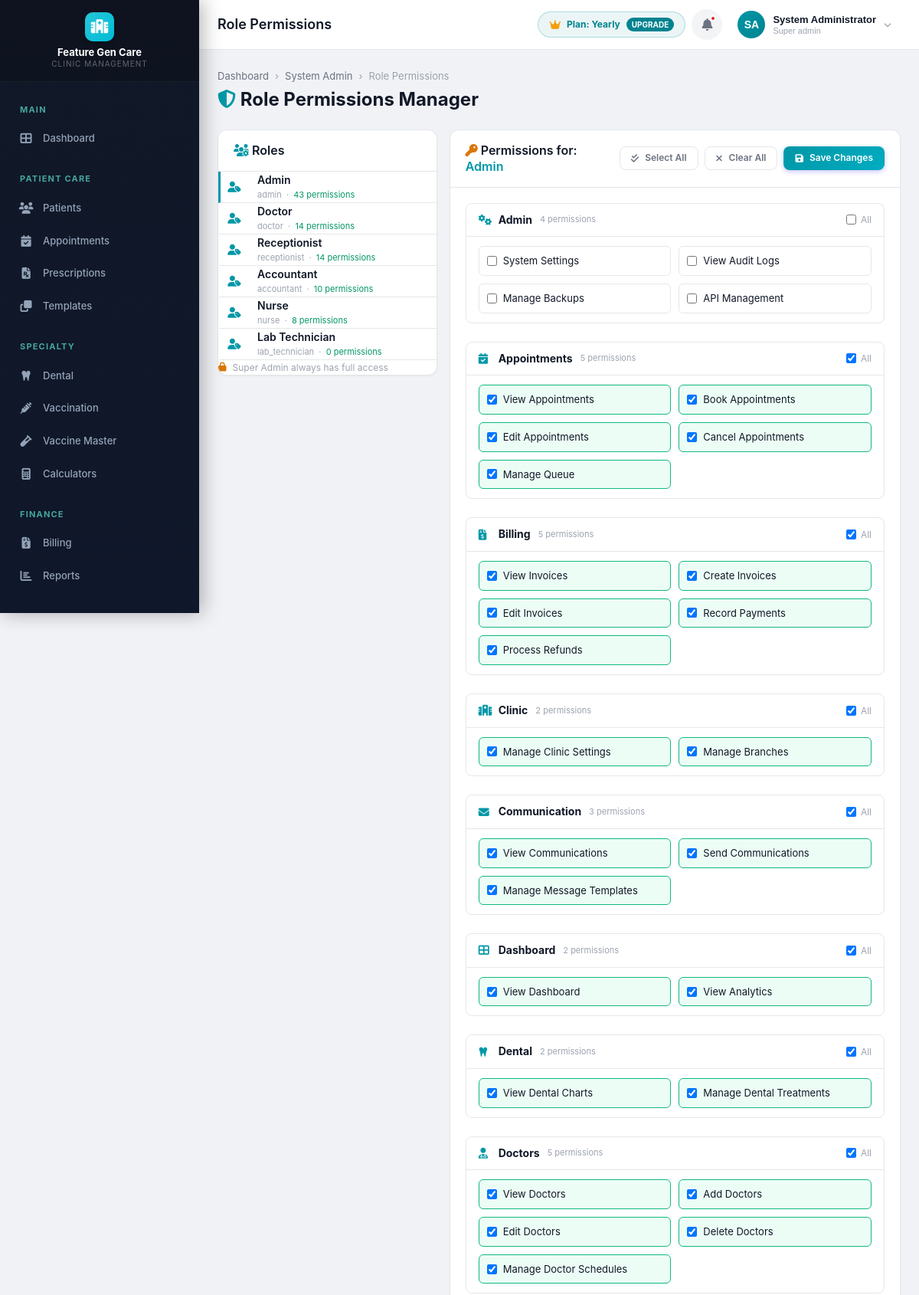
The app's page /modules/admin/roles.php (signed in, upper part) with its own data.
### tables this page shows
CREATE TABLE IF NOT EXISTS clinics (
    id INT AUTO_INCREMENT PRIMARY KEY,
    name VARCHAR(200) NOT NULL,
    tagline VARCHAR(300) DEFAULT NULL,
    logo VARCHAR(500) DEFAULT NULL,
    email VARCHAR(150) DEFAULT NULL,
    phone VARCHAR(20) DEFAULT NULL,
    alt_phone VARCHAR(20) DEFAULT NULL,
    website VARCHAR(200) DEFAULT NULL,
    address TEXT DEFAULT NULL,
    city VARCHAR(100) DEFAULT NULL,
    state VARCHAR(100) DEFAULT NULL,
    pincode VARCHAR(10) DEFAULT NULL,
    country VARCHAR(100) DEFAULT 'India',
    registration_no VARCHAR(100) DEFAULT NULL,
    gst_number VARCHAR(20) DEFAULT NULL,
    pan_number VARCHAR(20) DEFAULT NULL,
    primary_color VARCHAR(10) DEFAULT '#4F46E5',
    secondary_color VARCHAR(10) DEFAULT '#7C3AED',
    currency_symbol VARCHAR(5) DEFAULT '₹',
    date_format VARCHAR(20) DEFAULT 'd/m/Y',
    time_format VARCHAR(10) DEFAULT '12h',
    timezone VARCHAR(50) DEFAULT 'Asia/Kolkata',
    prescription_header TEXT DEFAULT NULL,
    prescription_footer TEXT DEFAULT NULL,
    invoice_header TEXT DEFAULT NULL,
    invoice_footer TEXT DEFAULT NULL,
    invoice_prefix VARCHAR(10) DEFAULT 'INV',
    invoice_start_no INT DEFAULT 1,
    patient_id_prefix VARCHAR(10) DEFAULT 'PT',
    patient_id_start_no INT DEFAULT 1000,
    is_active TINYINT(1) DEFAULT 1,
    created_at TIMESTAMP DEFAULT CURRENT_TIMESTAMP,
    updated_at TIMESTAMP DEFAULT CURRENT_TIMESTAMP ON UPDATE CURRENT_TIMESTAMP
);

CREATE TABLE IF NOT EXISTS tenants (
    id INT AUTO_INCREMENT PRIMARY KEY,
    clinic_name VARCHAR(200) NOT NULL,
    subdomain VARCHAR(100) NOT NULL UNIQUE,
    db_host VARCHAR(100) NOT NULL DEFAULT 'localhost',
    db_name VARCHAR(100) NOT NULL UNIQUE,
    db_user VARCHAR(100) NOT NULL,
    db_password VARCHAR(255) NOT NULL,
    status ENUM('active', 'suspended', 'pending') DEFAULT 'active',
    
     
    plan_type ENUM('trial', 'monthly', 'yearly', 'one_time', 'custom') DEFAULT 'trial',
    billing_cycle ENUM('trial', 'monthly', 'yearly', 'one_time') DEFAULT 'trial',
    max_doctors INT DEFAULT 2 COMMENT 'Doctor quota: 0 = unlimited',
    trial_ends_at DATETIME NULL,
    subscription_starts_at DATETIME NULL,
    subscription_ends_at DATETIME NULL COMMENT 'NULL indicates lifetime/perpetual license',
    is_lifetime TINYINT(1) DEFAULT 0,
    bonus_months INT DEFAULT 0 COMMENT 'Negotiated bonus months (e.g. +2 on yearly)',
    plan_amount DECIMAL(10,2) DEFAULT 0.00,
    currency VARCHAR(10) DEFAULT 'INR',
    subscription_status ENUM('trial', 'active', 'expired', 'grace_period', 'suspended') DEFAULT 'trial',
    
    created_at TIMESTAMP DEFAULT CURRENT_TIMESTAMP,
    updated_at TIMESTAMP DEFAULT CURRENT_TIMESTAMP ON UPDATE CURRENT_TIMESTAMP,
    INDEX idx_subdomain (subdomain),
    INDEX idx_status (status),
    INDEX idx_sub_status (subscription_status)
);

CREATE TABLE IF NOT EXISTS roles (
    id INT AUTO_INCREMENT PRIMARY KEY,
    name VARCHAR(50) NOT NULL UNIQUE,
    display_name VARCHAR(100) NOT NULL,
    description TEXT DEFAULT NULL,
    is_system TINYINT(1) DEFAULT 0,
    is_active TINYINT(1) DEFAULT 1,
    created_at TIMESTAMP DEFAULT CURRENT_TIMESTAMP,
    updated_at TIMESTAMP DEFAULT CURRENT_TIMESTAMP ON UPDATE CURRENT_TIMESTAMP
);

CREATE TABLE IF NOT EXISTS permissions (
    id INT AUTO_INCREMENT PRIMARY KEY,
    module VARCHAR(50) NOT NULL,
    name VARCHAR(100) NOT NULL UNIQUE,
    display_name VARCHAR(150) NOT NULL,
    description TEXT DEFAULT NULL,
    created_at TIMESTAMP DEFAULT CURRENT_TIMESTAMP
);

### modules/admin/roles.php (the view, shortened to what the rows shown need)
<?php
require_once dirname(dirname(__DIR__)) . '/config/session.php';
$clinicId = getCurrentClinicId();
$pageTitle = 'Role Permissions';
require_once dirname(dirname(__DIR__)) . '/includes/header.php';
$roles = $db->fetchAll("SELECT id, name, display_name, is_system FROM roles WHERE is_active = 1 AND name != 'super_admin' ORDER BY id");
$allPerms = $db->fetchAll("SELECT id, module, name, display_name FROM permissions ORDER BY module, id");
$permsByModule = [];
foreach ($allPerms as $p) {
    $permsByModule[$p['module']][] = $p;
}
$rolePermsRaw = $db->fetchAll("SELECT role_id, permission_id FROM role_permissions");
$rolePermsMap = [];
foreach ($rolePermsRaw as $rp) {
    $rolePermsMap[$rp['role_id']][$rp['permission_id']] = true;
}
$selectedRoleId = intval($_GET['role_id'] ?? ($roles[0]['id'] ?? 0));
$selectedRole = null;
foreach ($roles as $r) {
    if ($r['id'] == $selectedRoleId) { $selectedRole = $r; break; }
}
?>
<div class="content-header">
    <div>
        <h1><i class="fas fa-shield-alt" style="color: var(--primary);"></i> Role Permissions Manager</h1>
    </div>
</div>
<div class="grid-3 gap-24">
    <div>
        <div class="card">
            <div class="card-body p-0">
                <?php foreach ($roles as $role): ?>
                <a href="?role_id=<?= $role['id'] ?>"
                   class="d-flex align-center gap-12 p-12"
                   style="border-bottom: 1px solid var(--border-color); text-decoration: none; cursor: pointer;
                          background: <?= $role['id'] == $selectedRoleId ? 'var(--primary-bg)' : 'transparent' ?>;
                          border-left: 3px solid <?= $role['id'] == $selectedRoleId ? 'var(--primary)' : 'transparent' ?>;">
                    <div style="width: 36px; height: 36px; border-radius: 50%; background: var(--primary-bg); display:flex; align-items:center; justify-content:center; flex-shrink:0;">
                        <i class="fas fa-user-tag" style="color: var(--primary); font-size: 14px;"></i>
                    </div>
                    <div>
                        <div style="font-weight: 600; color: var(--text-primary); font-size: 14px;"><?= sanitizeOutput($role['display_name']) ?></div>
                        <div style="font-size: 11px; color: var(--text-muted);"><?= sanitizeOutput($role['name']) ?>
                            <?php $cnt = count($rolePermsMap[$role['id']] ?? []); ?>
                            &nbsp;·&nbsp; <span style="color: var(--success);"><?= $cnt ?> permission<?= $cnt != 1 ? 's' : '' ?></span>
                        </div>
                    </div>
                </a>
                <?php endforeach; ?>
            </div>
        </div>
    </div>
    <div style="grid-column: span 2;">
        <?php if ($selectedRole): ?>
        <div class="card">
            <div class="card-header" style="justify-content: space-between;">
                <h3>
                    <i class="fas fa-key" style="color: var(--warning);"></i>
                    Permissions for: <span style="color: var(--primary);"><?= sanitizeOutput($selectedRole['display_name']) ?></span>
                </h3>
                <div class="d-flex gap-8 align-center">
                    <button type="button" class="btn btn-sm btn-outline" onclick="toggleAll(true)">
                        <i class="fas fa-check-double"></i> Select All
                    </button>
                    <button type="button" class="btn btn-sm btn-outline" onclick="toggleAll(false)">
                        <i class="fas fa-times"></i> Clear All
                    </button>
                    <button type="button" class="btn btn-sm btn-primary" onclick="savePermissions()" id="saveBtn">
                        <i class="fas fa-save"></i> Save Changes
                    </button>
                </div>
            </div>
            <div class="card-body">
                <form id="permForm">
                    <?php foreach ($permsByModule as $module => $perms): ?>
                    <div class="mb-24" style="border: 1px solid var(--border-color); border-radius: 8px; overflow: hidden;">
                        <div style="background: var(--bg-secondary); padding: 10px 16px; display: flex; align-items: center; justify-content: space-between; border-bottom: 1px solid var(--border-color);">
                            <div style="display: flex; align-items: center; gap: 10px;">
                                <i class="fas <?= moduleIcon($module) ?>" style="color: var(--primary); width: 16px;"></i>
                                <strong style="text-transform: capitalize; font-size: 14px;"><?= ucfirst($module) ?></strong>
                                <span style="font-size: 11px; color: var(--text-muted);"><?= count($perms) ?> permissions</span>
                            </div>
                            <label style="display: flex; align-items: center; gap: 6px; cursor: pointer; font-size: 12px; color: var(--text-muted);">
                                <input type="checkbox" class="module-toggle" data-module="<?= $module ?>"
                                       onchange="toggleModule('<?= $module ?>', this.checked)"
                                       <?= allModuleChecked($module, $perms, $rolePermsMap[$selectedRoleId] ?? []) ? 'checked' : '' ?>>
                                All
                            </label>
                        </div>
                        <div style="padding: 12px 16px; display: grid; grid-template-columns: repeat(auto-fill, minmax(220px, 1fr)); gap: 10px;">
                            <?php foreach ($perms as $perm): ?>
                            <?php $checked = isset($rolePermsMap[$selectedRoleId][$perm['id']]); ?>
                            <label class="perm-item" data-module="<?= $module ?>"
                                   style="display: flex; align-items: center; gap: 8px; cursor: pointer;
                                          background: <?= $checked ? 'var(--success-bg, #f0fdf4)' : 'transparent' ?>;
                                          border: 1px solid <?= $checked ? 'var(--success-light, #86efac)' : 'var(--border-color)' ?>;
                                          border-radius: 6px; padding: 8px 10px; transition: all 0.2s; font-size: 13px;">
                                <input type="checkbox" name="permission_ids[]"
                                       value="<?= $perm['id'] ?>"
                                       class="perm-checkbox" data-module="<?= $module ?>"
                                       onchange="onPermChange(this)"
                                       <?= $checked ? 'checked' : '' ?>>
                                <span><?= sanitizeOutput($perm['display_name']) ?></span>
                            </label>
                            <?php endforeach; ?>
                        </div>
                    </div>
                    <?php endforeach; ?>
                </form>
            </div>
        </div>
        <?php endif; ?>
    </div>
</div>
<?php
function moduleIcon($module) {
    $icons = [
        'dashboard'     => 'fa-th-large',
        'clinic'        => 'fa-hospital',
        'doctors'       => 'fa-user-md',
        'staff'         => 'fa-id-badge',
        'patients'      => 'fa-users',
        'appointments'  => 'fa-calendar-check',
        'prescriptions' => 'fa-file-prescription',
        'billing'       => 'fa-file-invoice-dollar',
        'reports'       => 'fa-chart-bar',
        'dental'        => 'fa-tooth',
        'vaccination'   => 'fa-syringe',
        'communication' => 'fa-envelope',
        'admin'         => 'fa-cogs',
    ];
    return $icons[$module] ?? 'fa-circle';
}
function allModuleChecked($module, $perms, $rolePerms) {
    foreach ($perms as $p) {
        if (!isset($rolePerms[$p['id']])) return false;
    }
    return true;
}
require_once INCLUDES_PATH . '/footer.php';
?>

### includes/header.php (shortened to what the rows shown need)
<!DOCTYPE html>
<html lang="en">
<head>
    <link rel="stylesheet" href="<?= ASSETS_URL ?>/css/style.css?v=2.1">
    <link rel="stylesheet" href="https://cdnjs.cloudflare.com/ajax/libs/font-awesome/6.5.0/css/all.min.css">
</head>
<body>
<div class="app-wrapper">
    <?php include __DIR__ . '/sidebar.php'; ?>
    <div class="main-content">
        <header class="header">
            <div class="header-left">
                <?php if (isset($pageTitle)): ?>
                <h2 class="page-title"><?= $pageTitle ?></h2>
                <?php endif; ?>
            </div>
            <div class="header-right">
                <?php if (in_array(getCurrentUserRole(), [ROLE_SUPER_ADMIN, ROLE_ADMIN])): ?>
                <?php
                $hdrTenant = db()->tenantInfo ?? [];
                $hdrPlan = ucfirst(sanitizeOutput($hdrTenant['plan_type'] ?? 'Trial'));
                ?>
                <a href="<?= BASE_URL ?>/modules/subscription/paywall.php" class="header-plan-badge" style="display: flex; align-items: center; gap: 8px; padding: 6px 14px; border-radius: 20px; font-size: 12px; font-weight: 700; text-decoration: none; background: rgba(0, 131, 143, 0.08); color: #00838f; border: 1px solid rgba(0, 131, 143, 0.25); transition: all 0.2s;" title="View Plan & Upgrade Options">
                    <i class="fas fa-crown" style="color: #f59e0b; font-size: 13px;"></i>
                    <span>Plan: <?= $hdrPlan ?></span>
                    <span style="background: #00838f; color: white; padding: 1px 7px; border-radius: 10px; font-size: 10px; text-transform: uppercase;">Upgrade</span>
                </a>
                <?php endif; ?>
            </div>
        </header>
        <div class="content-area">

### includes/sidebar.php (shortened to what the rows shown need)
<?php
$db = db();
$clinicId = getCurrentClinicId();
$clinic = $db->fetch("SELECT name, logo FROM clinics WHERE id = ?", [$clinicId]);
$logoUrl = '';
$logoExists = false;
?>
<aside class="sidebar">
    <div class="sidebar-brand" style="flex-direction: column; align-items: center; gap: 6px; padding: 16px 12px;">
        <?php if ($logoExists && !empty($logoUrl)): ?>
            <img src="<?= $logoUrl ?>" alt="Clinic Logo" style="max-height: 48px; max-width: 140px; object-fit: contain;" onerror="this.style.display='none'; var fb=document.getElementById('sidebarFallbackLogo'); if(fb) fb.style.display='flex';">
            <div id="sidebarFallbackLogo" class="brand-logo" style="display: none;"><i class="fas fa-hospital"></i></div>
        <?php else: ?>
            <div class="brand-logo"><i class="fas fa-hospital"></i></div>
        <?php endif; ?>
        <div class="brand-text" style="text-align: center; font-size: 13px; line-height: 1.3; white-space: normal; word-break: break-word;">
            <?= sanitizeOutput($clinic['name'] ?? ($db->tenantInfo['clinic_name'] ?? APP_NAME)) ?>
            <small style="display: block; font-size: 10px; opacity: 0.7;">Clinic Management</small>
        </div>
    </div>
</aside>

### records on screen
clinics: name "Feature Gen Care"
tenants: plan_type "Yearly"
roles: display_name "Admin", name "admin", id "43", id "☑"
roles: display_name "Doctor", name "doctor", id "14"
roles: display_name "Receptionist", name "receptionist", id "14"
roles: display_name "Accountant", name "accountant", id "10"
roles: display_name "Nurse", name "nurse", id "8"
roles: display_name "Lab Technician", name "lab_technician", id "0"
permissions: display_name "System Settings"
permissions: display_name "View Audit Logs"
permissions: display_name "Manage Backups"
permissions: display_name "API Management"
permissions: display_name "View Appointments"
permissions: display_name "Book Appointments"
permissions: display_name "Edit Appointments"
permissions: display_name "Cancel Appointments"
permissions: display_name "Manage Queue"
permissions: display_name "View Invoices"
permissions: display_name "Create Invoices"
permissions: display_name "Edit Invoices"
permissions: display_name "Record Payments"
permissions: display_name "Process Refunds"
permissions: display_name "Manage Clinic Settings"
permissions: display_name "Manage Branches"
permissions: display_name "View Communications"
permissions: display_name "Send Communications"
permissions: display_name "Manage Message Templates"
permissions: display_name "View Dashboard"
permissions: display_name "View Analytics"
permissions: display_name "View Dental Charts"
permissions: display_name "Manage Dental Treatments"
permissions: display_name "View Doctors"
permissions: display_name "Add Doctors"
permissions: display_name "Edit Doctors"
permissions: display_name "Delete Doctors"
permissions: display_name "Manage Doctor Schedules"

### other values on screen
$pageTitle "Role Permissions"
$currentUser['initials'] "SA"
sanitizeOutput($currentUser['name']) "System Administrator"
str_replace('_', ' ', $currentUser['role']) "Super admin"
$module "Admin"
count($perms) "4"
$module "Appointments"
count($perms) "5"
$module "Billing"
$module "Clinic"
count($perms) "2"
$module "Communication"
count($perms) "3"
$module "Dashboard"
$module "Dental"
